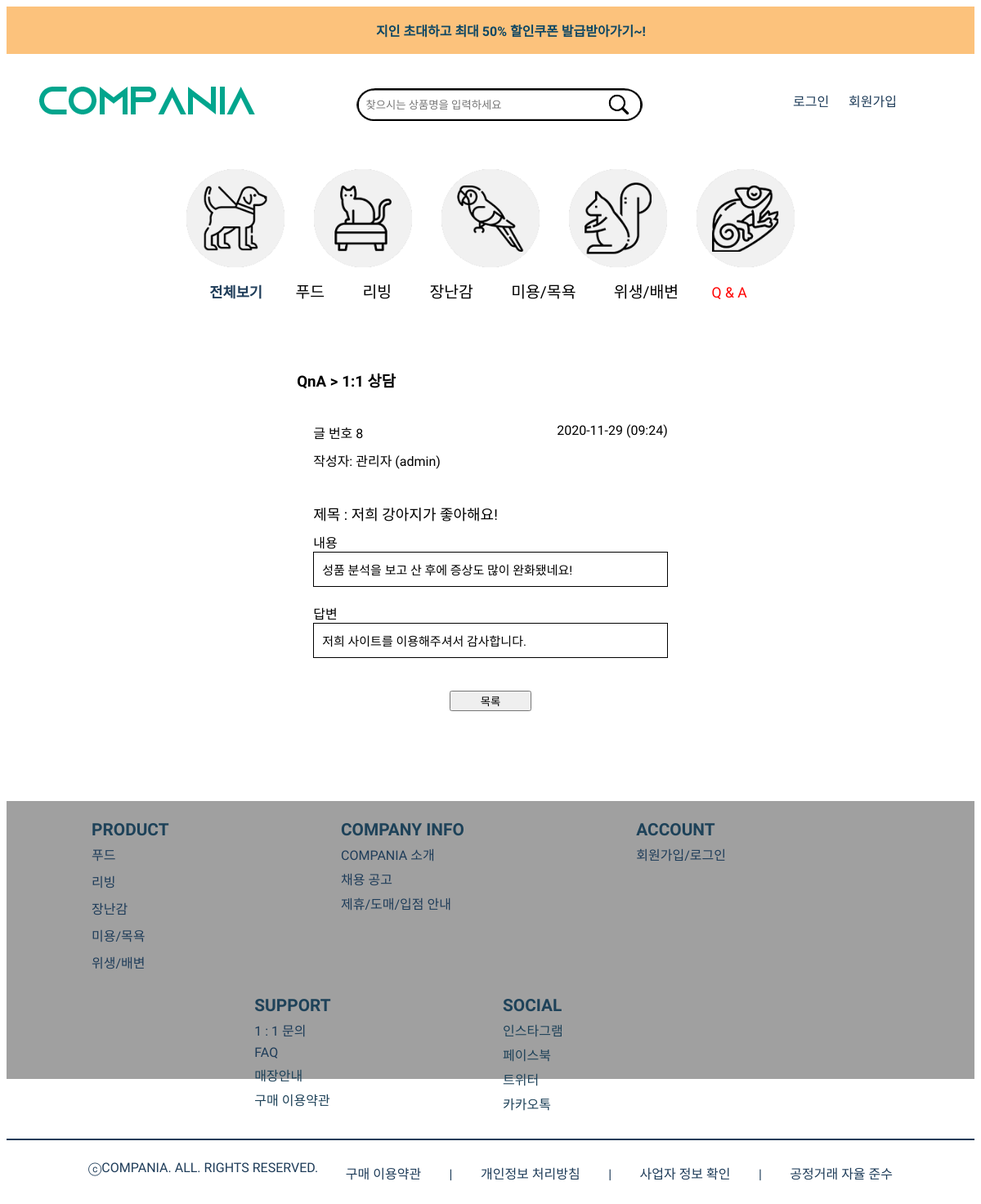
The page /QnAone_view.php?num=8&page=1 on the database its author committed.
### tables this page shows
CREATE TABLE `qnaone` (
  `num` int(11) NOT NULL,
  `id` char(15) NOT NULL,
  `name` char(15) NOT NULL,
  `title` char(80) NOT NULL,
  `content` char(255) NOT NULL,
  `regist_day` char(20) DEFAULT NULL,
  `answer` char(255) DEFAULT NULL,
  `regist_day_a` char(20) DEFAULT NULL,
  `level` int(11) DEFAULT NULL
);

### QnAone_view.php (the view, shortened to what this page needs)
<!DOCTYPE html>
<html>
<head>
</head>
<body>
<?php include "header.php";?>
<section>
   	<div id="QnAone_box">
	    <h3>
			QnA > 1:1 상담
		</h3>
<?php
	$num  = $_GET["num"];
	$con = mysqli_connect("localhost", "user2", "12345", "compania");
	$sql = "select * from qnaone where num=$num";
	$result = mysqli_query($con, $sql);
	$row = mysqli_fetch_array($result);
    $num        = $row["num"];
    $id      	= $row["id"];
    $name       = $row["name"];
    $title     	= $row["title"];
    $content   	= $row["content"];
	$regist_day = $row["regist_day"];
	$answer 	= $row["answer"];
	$content = str_replace(" ", "&nbsp;", $content);
	$content = str_replace("\n", "<br>", $content);
?>
	    <ul id="view_content">
			<li class="num">
				글 번호 <?=$num?>
				<span class="date"><?=$regist_day?></span>
			</li>
			<li class="id">작성자: <?=$name?> (<?=$id?>)</li>
			<li class="title">제목 : <?=$title?></li>
            <li class="content">내용
				<div><?=$content?></div>
			</li>
			<li class="answer">답변
				<div><?=$answer?></div>
			</li>
	    </ul>
	    <ul class="buttons">
				<li><button onclick="location.href='QnAone_index.php'">목록</button></li>
		</ul>
	</div>
</section>
<?php include "footer.php";?>
</body>
</html>

### css/qnaone_view.css (style rules this page uses)
@media all and (min-width:1024px) and (max-width:2048px) { #QnAone_box { margin:10px; width:40%; margin:auto; margin-top:70px; margin-bottom:100px; } }
@media all and (min-width:1024px) and (max-width:2048px) { #view_content { margin:auto; padding:20px; } }
@media all and (min-width:1024px) and (max-width:2048px) { #view_content>li { padding-bottom:10px; } }
@media all and (min-width:1024px) and (max-width:2048px) { .date { float:right; } }
@media all and (min-width:1024px) and (max-width:2048px) { .title { margin-top:30px; font-size:18px; } }
@media all and (min-width:1024px) and (max-width:2048px) { .content>div { border:solid 1px black; margin-bottom:10px; padding:10px; font-size:15px; } }
@media all and (min-width:1024px) and (max-width:2048px) { .answer>div { border:solid 1px black; padding:10px; font-size:15px; } }
@media all and (min-width:1024px) and (max-width:2048px) { .buttons { text-align:center; padding:10px; } }
@media all and (min-width:1024px) and (max-width:2048px) { .buttons>li>button { width:100px; } }

### css/header-webtest.css (style rules this page uses)
@media all and (min-width:1024px) and (max-width:2048px) { ul, li { list-style: none; } }

### css/footer-web.css (style rules this page uses)
@media all and (min-width:1024px) and (max-width:2048px) { ul, li { list-style-type:none; margin:0; padding:0; } }

### rows shown on the page
qnaone: num "8", regist_day "2020-11-29 (09:24)", name "관리자", id "admin", title "저희 강아지가 좋아해요!", content "성품 분석을 보고 산 후에 증상도 많이 완화됐네요!", answer "저희 사이트를 이용해주셔서 감사합니다."
